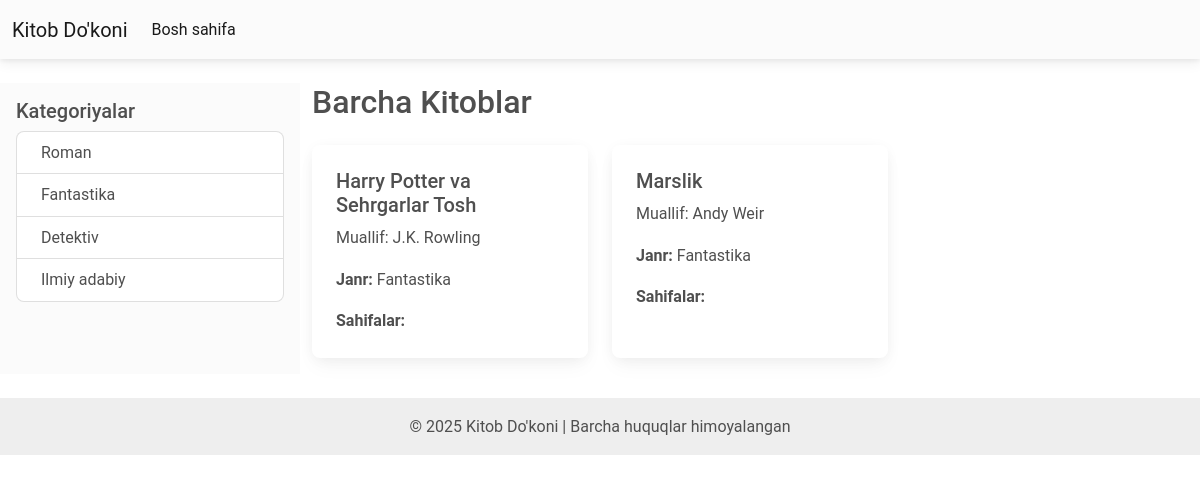
/genre/2/, run on the app's committed database.
### news/models.py (models this page shows, shortened)
class Genre(models.Model):
    name = models.CharField(max_length=100)

class Books(models.Model):
    title = models.CharField(max_length=200)
    author = models.CharField(max_length=100)
    genre = models.ForeignKey(Genre, on_delete=models.CASCADE)
    price = models.IntegerField(default=0)

### news/views.py (the view)
# urls.py: path('genre/<int:genre_id>/', views.books_by_genre, name='books_by_genre'),
def books_by_genre(request, genre_id):
    genres = Genre.objects.all()
    books = Books.objects.filter(genre_id=genre_id)
    return render(request, 'index.html', {'genres': genres, 'books': books})

### news/templates/index.html (shortened to what this page needs)
<!DOCTYPE html>
<html lang="uz">
<head>
    <link href="https://cdnjs.cloudflare.com/ajax/libs/mdb-ui-kit/6.4.0/mdb.min.css" rel="stylesheet"/>
</head>
<body>
<nav class="navbar navbar-expand-lg navbar-light bg-light">
  <div class="container-fluid">
    <a class="navbar-brand" href="#">Kitob Do'koni</a>
    <div class="collapse navbar-collapse" id="navbarNav">
      <ul class="navbar-nav">
        <li class="nav-item">
          <a class="nav-link active" href="#">Bosh sahifa</a>
        </li>
      </ul>
    </div>
  </div>
</nav>
<div class="container-fluid mt-4">
  <div class="row">
    <div class="col-md-3 bg-light p-3">
      <h5>Kategoriyalar</h5>
      <ul class="list-group">
        {% for genre in genres %}
        <li class="list-group-item">{{ genre.name }}</li>
        {% endfor %}
      </ul>
    </div>
    <div class="col-md-9">
        <h2 class="mb-4">Barcha Kitoblar</h2>
        <div class="row">
          {% for book in books %}
          <div class="col-md-4 mb-3">
            <div class="card h-100">
              <div class="card-body">
                <h5 class="card-title">{{ book.title }}</h5>
                <p class="card-text">Muallif: {{ book.author }}</p>
                <p class="card-text"><strong>Janr:</strong> {{ book.genre.name }}</p>
                <p class="card-text"><strong>Sahifalar:</strong> {{ book.pages }}</p>
              </div>
            </div>
          </div>
          {% endfor %}
        </div>
    </div>
  </div>
</div>
<footer class="bg-light text-center text-lg-start mt-4">
  <div class="text-center p-3" style="background-color: rgba(0, 0, 0, 0.05);">
    © 2025 Kitob Do'koni | Barcha huquqlar himoyalangan
  </div>
</footer>
</body>
</html>

### data on the page
Genre: name "Roman"
Genre: name "Fantastika"
Genre: name "Detektiv"
Genre: name "Ilmiy adabiy"
Books: title "Harry Potter va Sehrgarlar Tosh", author "J.K. Rowling", genre.name "Fantastika"
Books: title "Marslik", author "Andy Weir", genre.name "Fantastika"
